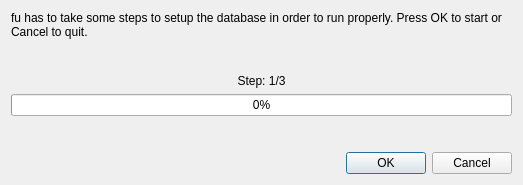
<?xml version="1.0" encoding="UTF-8"?>
<ui version="4.0">
 <class>UpgradeDialog</class>
 <widget class="QDialog" name="UpgradeDialog">
  <property name="geometry">
   <rect>
    <x>0</x>
    <y>0</y>
    <width>523</width>
    <height>185</height>
   </rect>
  </property>
  <property name="windowTitle">
   <string>Upgrade</string>
  </property>
  <layout class="QVBoxLayout" name="verticalLayout">
   <item>
    <widget class="QLabel" name="label">
     <property name="sizePolicy">
      <sizepolicy hsizetype="Preferred" vsizetype="Preferred">
       <horstretch>0</horstretch>
       <verstretch>0</verstretch>
      </sizepolicy>
     </property>
     <property name="text">
      <string>fu has to take some steps to setup the database in order to run properly. Press OK to start or Cancel to quit.</string>
     </property>
     <property name="wordWrap">
      <bool>true</bool>
     </property>
    </widget>
   </item>
   <item>
    <spacer name="verticalSpacer">
     <property name="orientation">
      <enum>Qt::Vertical</enum>
     </property>
     <property name="sizeHint" stdset="0">
      <size>
       <width>20</width>
       <height>40</height>
      </size>
     </property>
    </spacer>
   </item>
   <item>
    <widget class="QLabel" name="lblStep">
     <property name="text">
      <string>Step: 1/3</string>
     </property>
     <property name="alignment">
      <set>Qt::AlignCenter</set>
     </property>
    </widget>
   </item>
   <item>
    <widget class="QProgressBar" name="prgPercentage">
     <property name="value">
      <number>0</number>
     </property>
    </widget>
   </item>
   <item>
    <spacer name="verticalSpacer_2">
     <property name="orientation">
      <enum>Qt::Vertical</enum>
     </property>
     <property name="sizeHint" stdset="0">
      <size>
       <width>20</width>
       <height>40</height>
      </size>
     </property>
    </spacer>
   </item>
   <item>
    <widget class="QDialogButtonBox" name="buttonBox">
     <property name="orientation">
      <enum>Qt::Horizontal</enum>
     </property>
     <property name="standardButtons">
      <set>QDialogButtonBox::Cancel|QDialogButtonBox::Ok</set>
     </property>
    </widget>
   </item>
  </layout>
 </widget>
 <resources/>
 <connections>
  <connection>
   <sender>buttonBox</sender>
   <signal>rejected()</signal>
   <receiver>UpgradeDialog</receiver>
   <slot>reject()</slot>
   <hints>
    <hint type="sourcelabel">
     <x>295</x>
     <y>175</y>
    </hint>
    <hint type="destinationlabel">
     <x>286</x>
     <y>184</y>
    </hint>
   </hints>
  </connection>
 </connections>
</ui>
